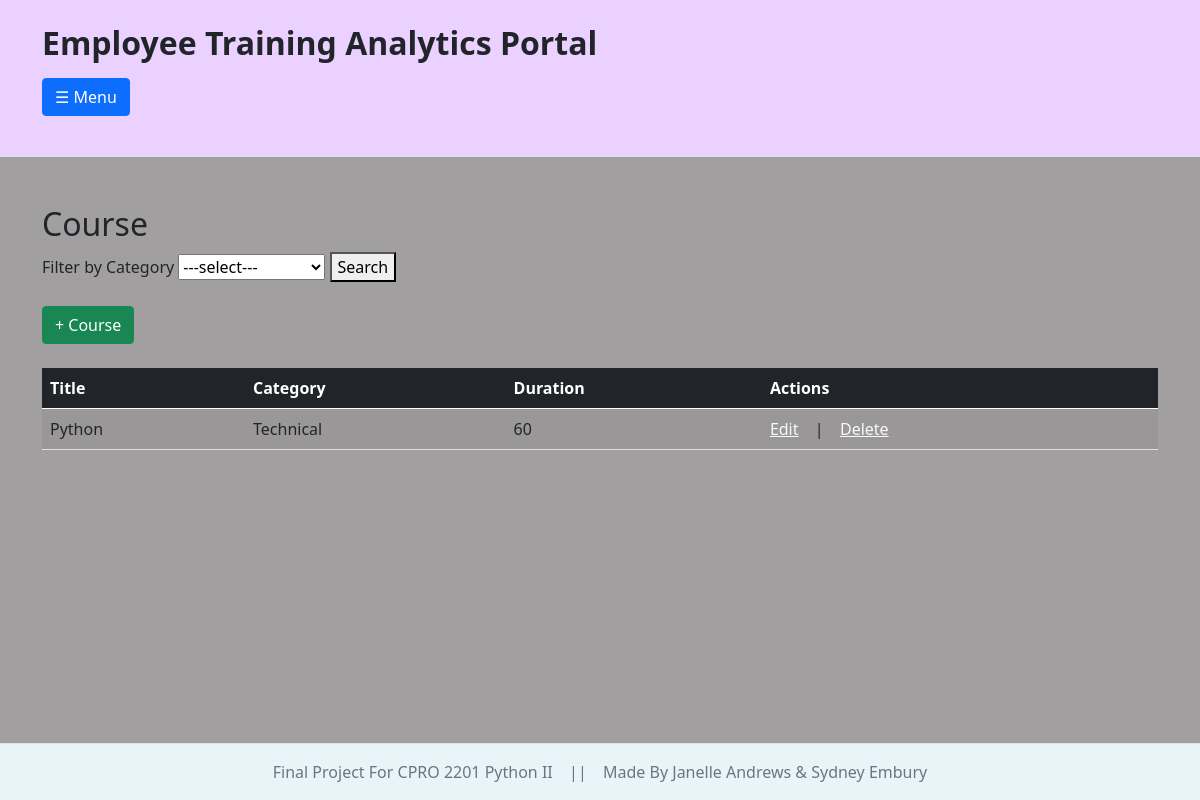
The app's page /analytics_portal/courses/, older data.
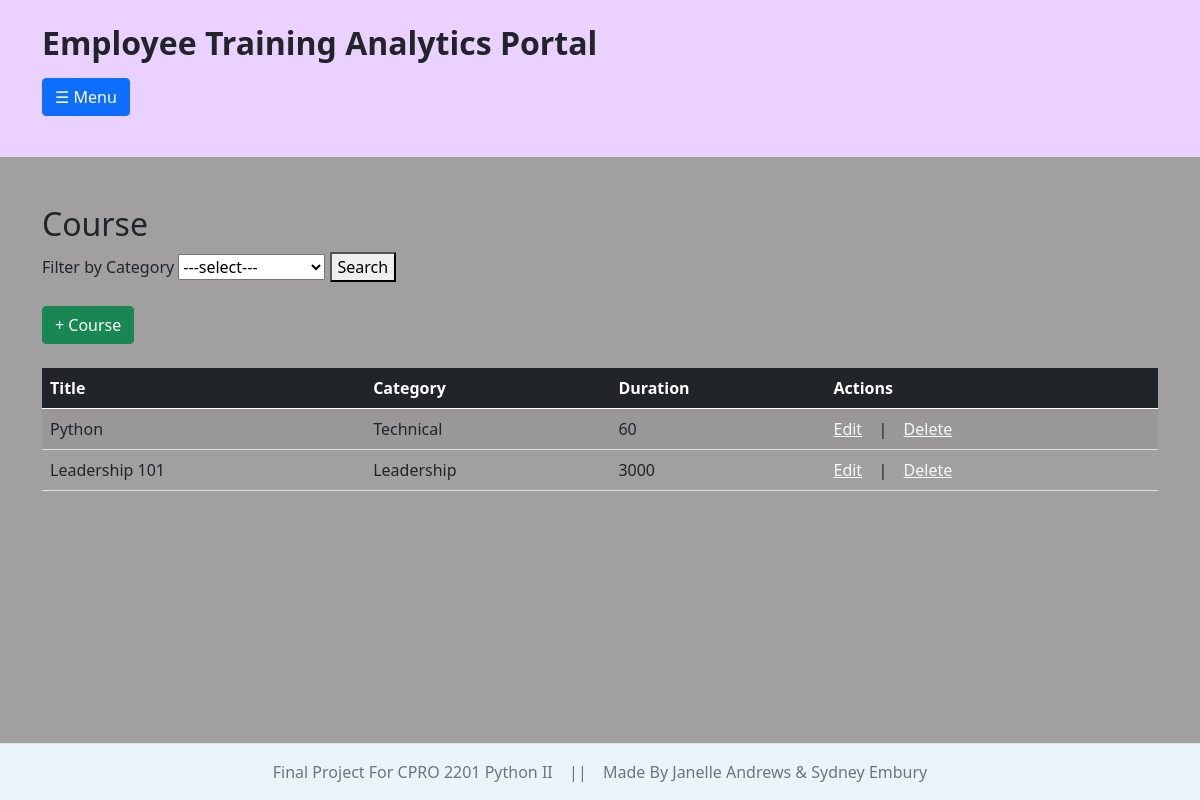
The same page, newer data.
### analytics_portal/models.py (models this page shows, shortened)
class Course (models.Model):
    category_choices = {
        '1':'Technical',
        '2':'Security',
        '3':'Soft Skills',
        '4':'Leadership',
        '5':'Product Training',
        '6':'Cyber Security',
        '7':'Ethics',
        '8':'Other'
    }
    title = models.CharField(max_length=200)
    category = models.CharField(choices = category_choices)
    duration_minutes = models.IntegerField()

### analytics_portal/views.py (the view)
# urls.py: path('courses/',views.course_list,name="course_list" ),
def course_list(request):
    category_filter = request.GET.get('category', '')
    categories = Course._meta.get_field('category').choices
    courses = Course.objects.all()
    if category_filter:
        courses = courses.filter(category=category_filter)
    return render(request, 'analytics_portal/course/course_list.html', {'courses':courses, "categories":categories})

### analytics_portal/templates/analytics_portal/course/course_list.html (shortened to what this page needs)
{% extends "analytics_portal/global_layout.html" %}
{% block content %}
    <h2>Course</h2>
    <form method="GET">
        <label for="category">Filter by Category</label>
        <select name="category" >
            <option value="">---select---</option>
        </select>
        <button type="submit">Search</button>
    </form>
    <div class="mt-4">
        <a href="{% url 'add_course' %}" class="btn btn-success">+ Course</a>
    </div>
    <div class="table-responsive mt-4">
        <table class="table table-striped table-hover" boarder="1">
            <thead class="table-dark">
                <tr>
                    <th>Title</th>
                    <th>Category</th>
                    <th>Duration</th>
                    <th>Actions</th>
                </tr>
            </thead>
            <tbody>
                {% for course in courses %}
                    <tr>
                        <td>{{course.title}}</td>
                        <td>{{course.get_category_display}}</td>
                        <td>{{course.duration_minutes}}</td>
                        <td>
                            <a class="link-light" href="{% url 'update_course' course.id %}">Edit</a>
                            &ensp; | &ensp;
                            <a class="link-light" href="{% url 'delete_course' course.id %}">Delete</a>
                        </td>
                    </tr>
                    {% empty %}
                    <tr>
                        <td colspan="4"> No results found.</td>
                    </tr>
                {% endfor %}
            </tbody>
        </table>
    </div>
{% endblock %}

Row changes from the older to the newer data that the page shows:
added Course: title "Leadership 101", category "Leadership", duration_minutes "3000"
